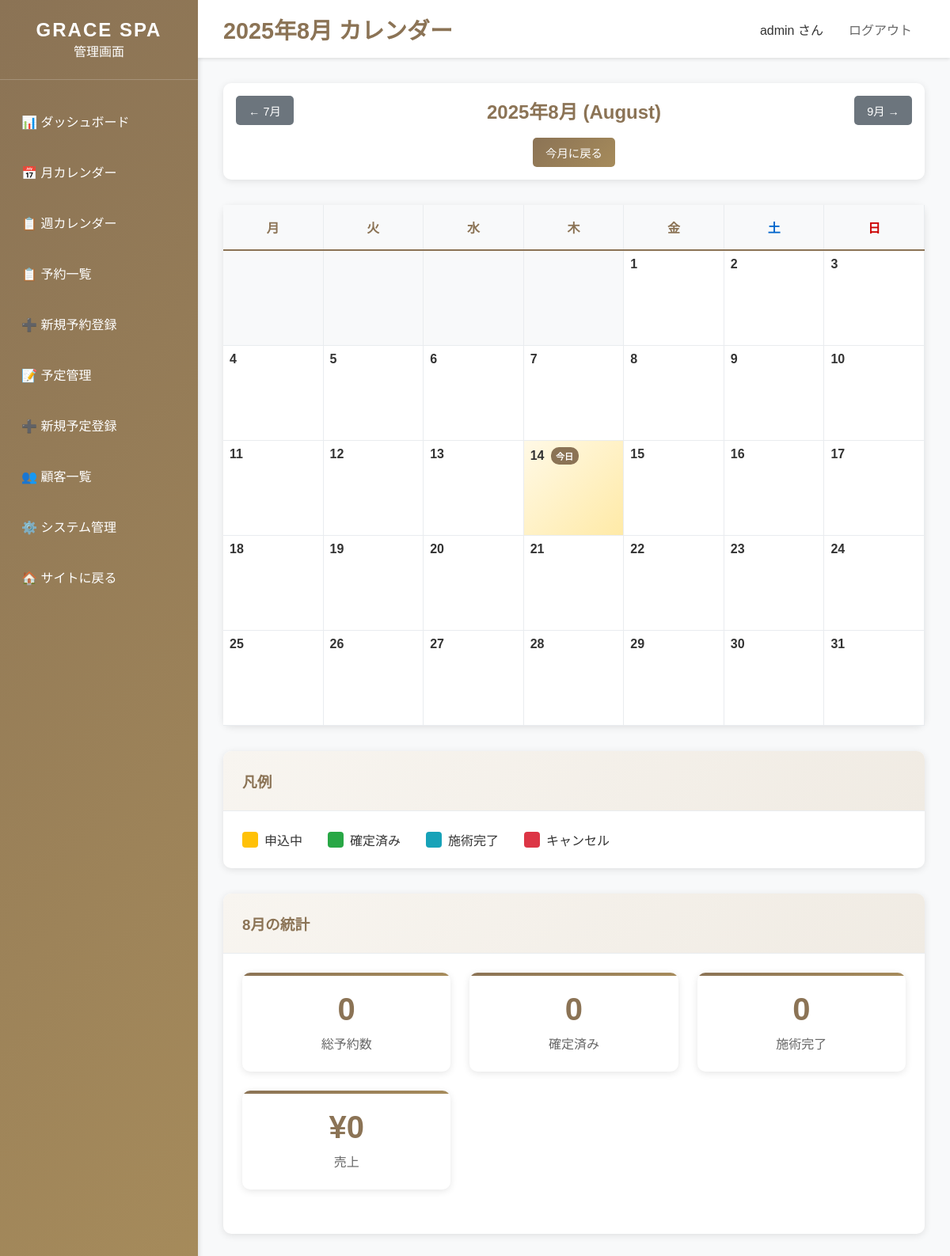
Page /dashboard/calendar/ (signed in) on the earlier database version.
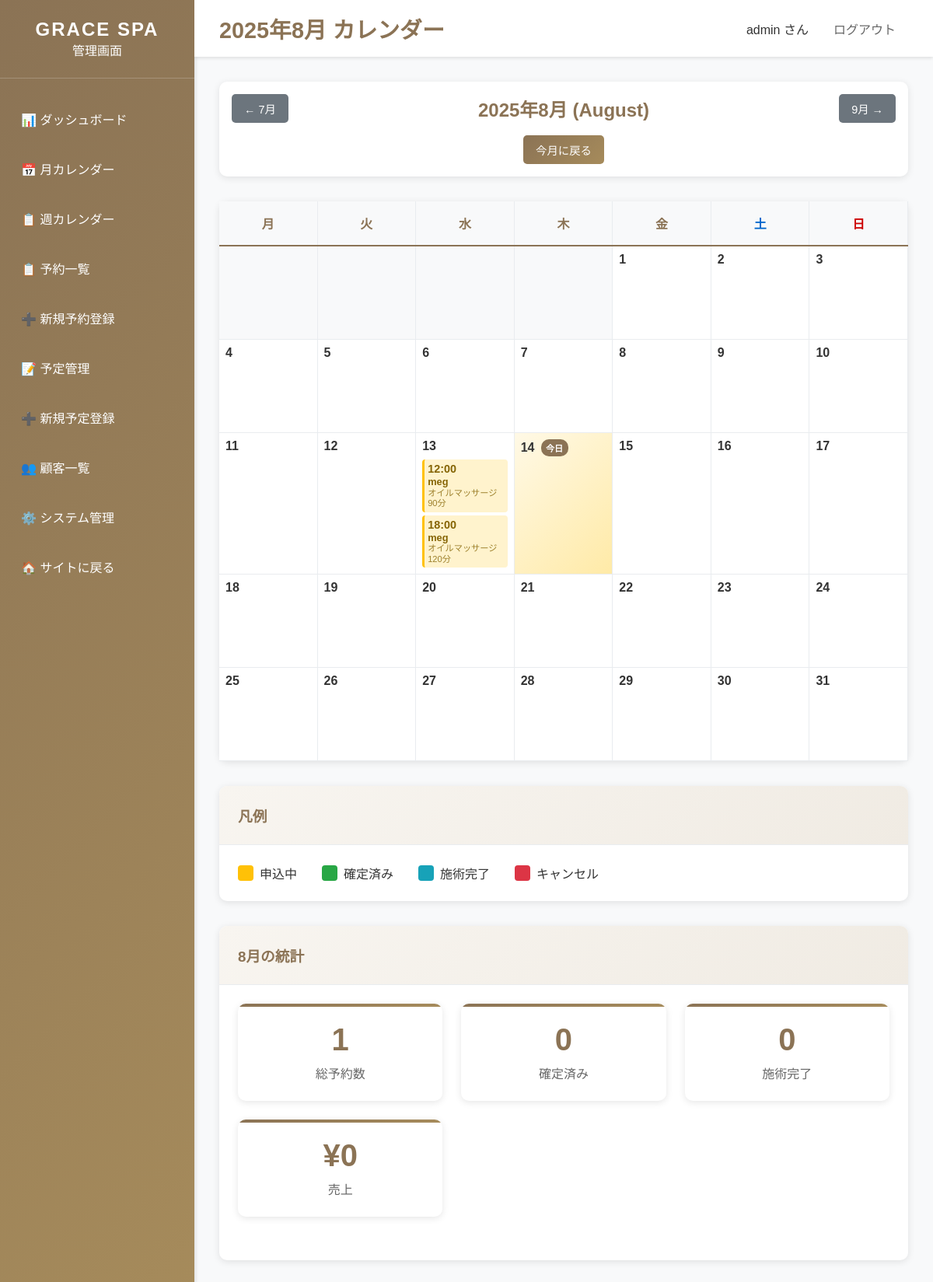
Same page on the later database version.
### bookings/models.py (models this page shows, shortened)
class Booking(models.Model):
    STATUS_CHOICES = [
        ('pending', '承認待ち'),
        ('confirmed', '確定'),
        ('completed', '完了'),
        ('cancelled', 'キャンセル'),
    ]
    customer = models.ForeignKey(Customer, on_delete=models.CASCADE, verbose_name='顧客')
    service = models.ForeignKey(Service, on_delete=models.CASCADE, verbose_name='サービス')
    therapist = models.ForeignKey(Therapist, on_delete=models.SET_NULL, null=True, blank=True, verbose_name='施術者')
    booking_date = models.DateField('予約日')
    booking_time = models.TimeField('予約時間')
    status = models.CharField('ステータス', max_length=20, choices=STATUS_CHOICES, default='pending')
    notes = models.TextField('備考', blank=True)
    created_at = models.DateTimeField('作成日時', auto_now_add=True)
    updated_at = models.DateTimeField('更新日時', auto_now=True)
    class Meta:
        verbose_name = '予約'
        verbose_name_plural = '予約'
        ordering = ['-booking_date', '-booking_time']
        unique_together = ['therapist', 'booking_date', 'booking_time']

class Customer(models.Model):
    name = models.CharField('名前', max_length=100)
    email = models.EmailField('メールアドレス', unique=True)
    phone = models.CharField('電話番号', max_length=20)
    notes = models.TextField('備考', blank=True)
    created_at = models.DateTimeField('作成日時', auto_now_add=True)
    updated_at = models.DateTimeField('更新日時', auto_now=True)
    class Meta:
        verbose_name = '顧客'
        verbose_name_plural = '顧客'
        ordering = ['-created_at']

class Service(models.Model):
    name = models.CharField('サービス名', max_length=100)
    description = models.TextField('説明', blank=True)
    duration_minutes = models.PositiveIntegerField('施術時間（分）')
    price = models.PositiveIntegerField('料金')
    is_active = models.BooleanField('有効', default=True)
    sort_order = models.PositiveIntegerField('表示順', default=0)
    created_at = models.DateTimeField('作成日時', auto_now_add=True)
    updated_at = models.DateTimeField('更新日時', auto_now=True)
    class Meta:
        verbose_name = 'サービス'
        verbose_name_plural = 'サービス'
        ordering = ['sort_order', 'name']

### dashboard/views.py (the view)
# urls.py: path('dashboard/calendar/', views.calendar_view, name='calendar'),
@staff_member_required
def calendar_view(request):
    year = int(request.GET.get('year', timezone.now().year))
    month = int(request.GET.get('month', timezone.now().month))
    first_day = datetime(year, month, 1).date()
    if month == 12:
        last_day = datetime(year + 1, 1, 1).date() - timedelta(days=1)
    else:
        last_day = datetime(year, month + 1, 1).date() - timedelta(days=1)
    bookings = Booking.objects.filter(
        booking_date__gte=first_day,
        booking_date__lte=last_day,
        status__in=['pending', 'confirmed']
    ).order_by('booking_date', 'booking_time')
    try:
        schedules = Schedule.objects.filter(
            schedule_date__gte=first_day,
            schedule_date__lte=last_day,
            is_active=True
        ).order_by('schedule_date', 'start_time')
    except:
        schedules = []
    bookings_by_date = {}
    for booking in bookings:
        date_str = booking.booking_date.strftime('%Y-%m-%d')
        if date_str not in bookings_by_date:
            bookings_by_date[date_str] = []
        bookings_by_date[date_str].append(booking)
    schedules_by_date = {}
    for schedule in schedules:
        date_str = schedule.schedule_date.strftime('%Y-%m-%d')
        if date_str not in schedules_by_date:
            schedules_by_date[date_str] = []
        schedules_by_date[date_str].append(schedule)
    cal = calendar.monthcalendar(year, month)
    calendar_data = []
    for week in cal:
        week_data = []
        for day in week:
            if day == 0:
                week_data.append({'day': 0, 'bookings': [], 'schedules': []})
            else:
                day_date = datetime(year, month, day).date()
                day_str = day_date.strftime('%Y-%m-%d')
                day_bookings = bookings_by_date.get(day_str, [])
                day_schedules = schedules_by_date.get(day_str, [])
                is_today = day_date == timezone.now().date()
                week_data.append({
                    'day': day,
                    'date': day_date,
                    'date_str': day_str,
                    'bookings': day_bookings,
                    'schedules': day_schedules,
                    'is_today': is_today
                })
        calendar_data.append(week_data)
    if month == 1:
        prev_year, prev_month = year - 1, 12
    else:
        prev_year, prev_month = year, month - 1
    if month == 12:
        next_year, next_month = year + 1, 1
    else:
        next_year, next_month = year, month + 1
    context = {
        'title': f'{year}年{month}月 カレンダー - GRACE SPA管理画面',
        'calendar_data': calendar_data,
        'year': year,
        'month': month,
        'month_name': calendar.month_name[month],
        'bookings_by_date': bookings_by_date,
        'schedules_by_date': schedules_by_date,
        'prev_year': prev_year,
        'prev_month': prev_month,
        'next_year': next_year,
        'next_month': next_month,
        'today': timezone.now().date(),
    }
    return render(request, 'dashboard/calendar.html', context)

### templates/dashboard/calendar.html (shortened to what the changed rows need)
{% extends 'dashboard/base_dashboard.html' %}
{% load calendar_extras %}
{% block page_title %}{{ year }}年{{ month }}月 カレンダー{% endblock %}
{% block content %}
<div class="card">
    <div class="card-body" style="padding: 1rem;">
        <div style="display: flex; justify-content: space-between; align-items: center;">
            <h2 style="margin: 0; color: #8b7355;">
                {{ year }}年{{ month }}月 ({{ month_name }})
            </h2>
        </div>
    </div>
</div>
<div class="card">
    <div class="card-body" style="padding: 0;">
        <div class="calendar-container">
            <div class="calendar-body">
                {% for week in calendar_data %}
                    {% for day_data in week %}
                        {% if day_data.day == 0 %}
                            <div class="calendar-day empty"></div>
                        {% else %}
                            <div class="calendar-day {% if day_data.is_today %}today{% endif %}">
                                <div class="day-number">
                                    {{ day_data.day }}
                                    {% if day_data.is_today %}
                                        <span class="today-badge">今日</span>
                                    {% endif %}
                                </div>
                                {% if day_data.bookings %}
                                    <div class="day-bookings">
                                        {% for booking in day_data.bookings %}
                                            <div class="booking-item status-{{ booking.status }}"
                                                 title="{{ booking.customer.name }} - {{ booking.service.name }} ({{ booking.booking_time }})">
                                                <div class="booking-time">{{ booking.booking_time|date:"H:i" }}</div>
                                                <div class="booking-customer">{{ booking.customer.name }}</div>
                                                <div class="booking-service">{{ booking.service.name }}</div>
                                            </div>
                                        {% endfor %}
                                    </div>
                                {% endif %}
                            </div>
                        {% endif %}
                    {% endfor %}
                {% endfor %}
            </div>
        </div>
    </div>
</div>
<div class="card">
    <div class="card-body">
        <div class="stats-grid">
            <div class="stat-card">
                <div class="stat-number">
                    {% with total_bookings=0 %}
                        {{ bookings_by_date.values|length }}
                    {% endwith %}
                </div>
                <div class="stat-label">総予約数</div>
            </div>
        </div>
    </div>
</div>
{% endblock %}

Differences in the rows shown:
added Booking: booking_time "12:00", customer.name "meg", service.name "オイルマッサージ 90分"
added Booking: booking_time "18:00", customer.name "meg", service.name "オイルマッサージ 120分"
Other differences:
{{ bookings_by_date.values|length }}: "0" → "1"
